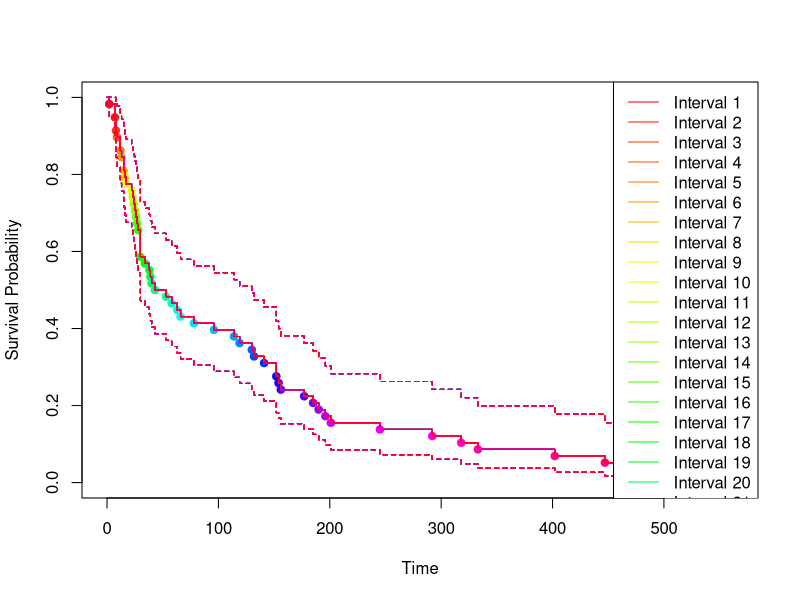

The R script that drew this image:
## ---- chunk 1
knitr::opts_chunk$set(echo = TRUE)
## ---- chunk 2
library(survival)
## ---- chunk 3
kidney_data<-kidney
head(kidney_data)
## ---- chunk 4
# Create the survival object for observed event times only
surv_object <- with(kidney_data, Surv(time[status == 1]))

# Fit the Kaplan-Meier estimator using only observed event times
km_fit <- survfit(surv_object ~ 1)
# Print summary table 
summary(km_fit)
## ---- chunk 5
# Get the number of intervals
num_intervals <- length(km_fit$time)

# Generate a vector of unique colors for each interval
col_palette <- rainbow(num_intervals)

# Create an empty plot
plot(km_fit, xlab = "Time", ylab = "Survival Probability")

# Plot each interval separately with corresponding color
for (i in 1:num_intervals) {
  # Get the break point of the current interval
  break_point <- km_fit$time[i]
  
  # Plot the survival probability curve with a different color at the start and end points
  lines(km_fit, col = col_palette[i], subset = i)
  points(x = break_point, y = km_fit$surv[i], col = col_palette[i], pch = 19)
}

# Add a legend
legend("topright", legend = paste("Interval", 1:num_intervals), col = col_palette, lwd = 1)
